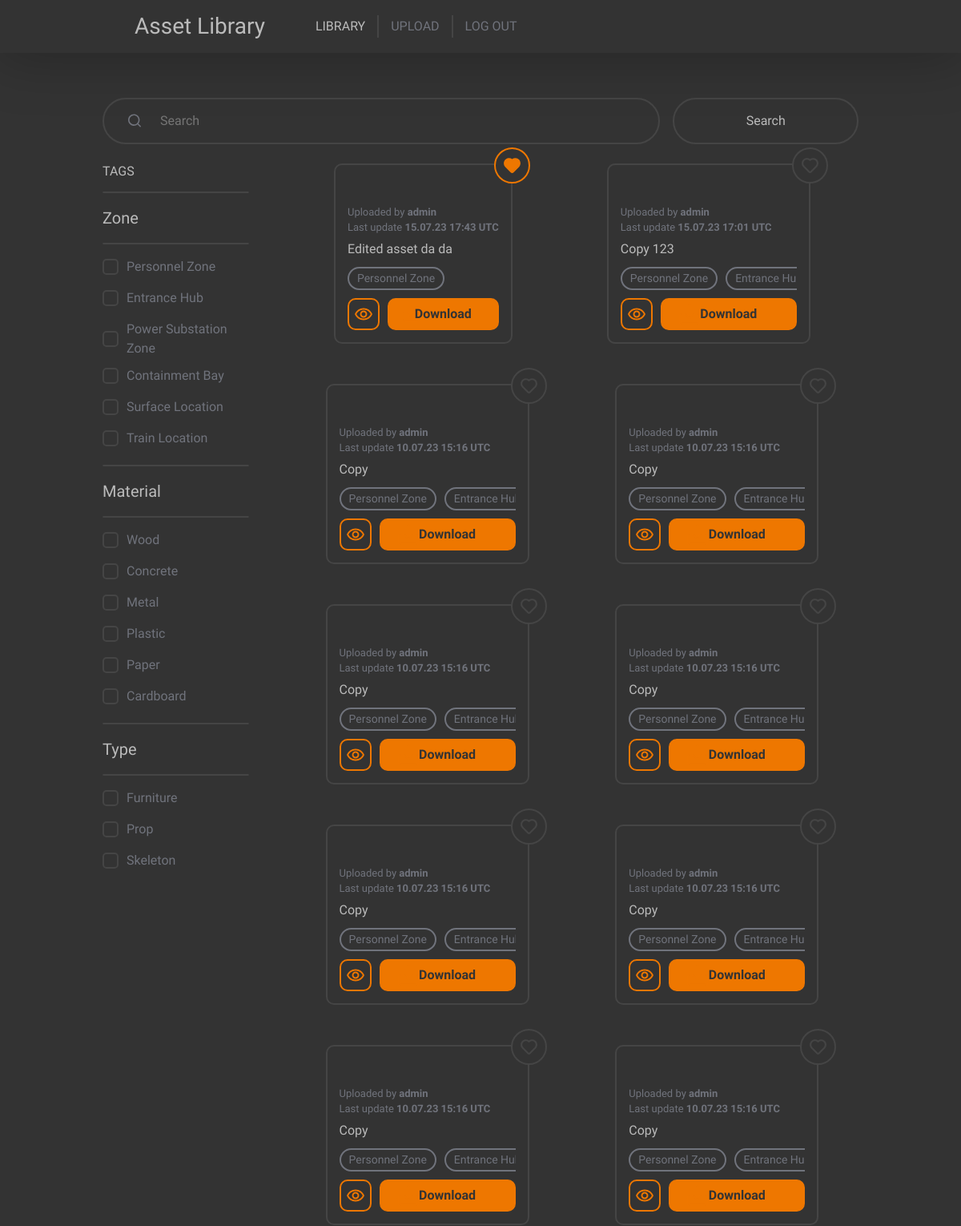
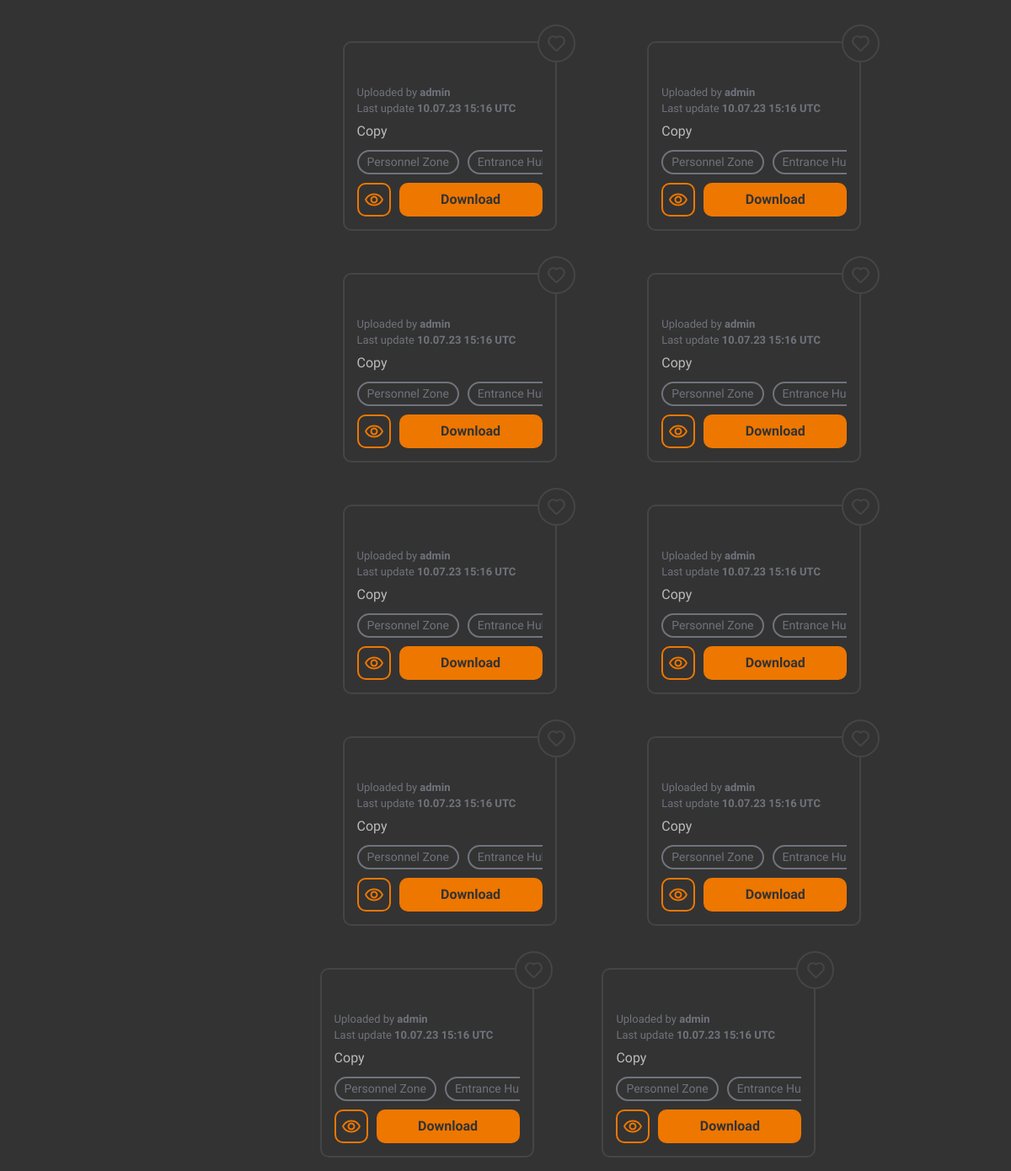
Page / (signed in) on the earlier database version (2 pictures, top to bottom).
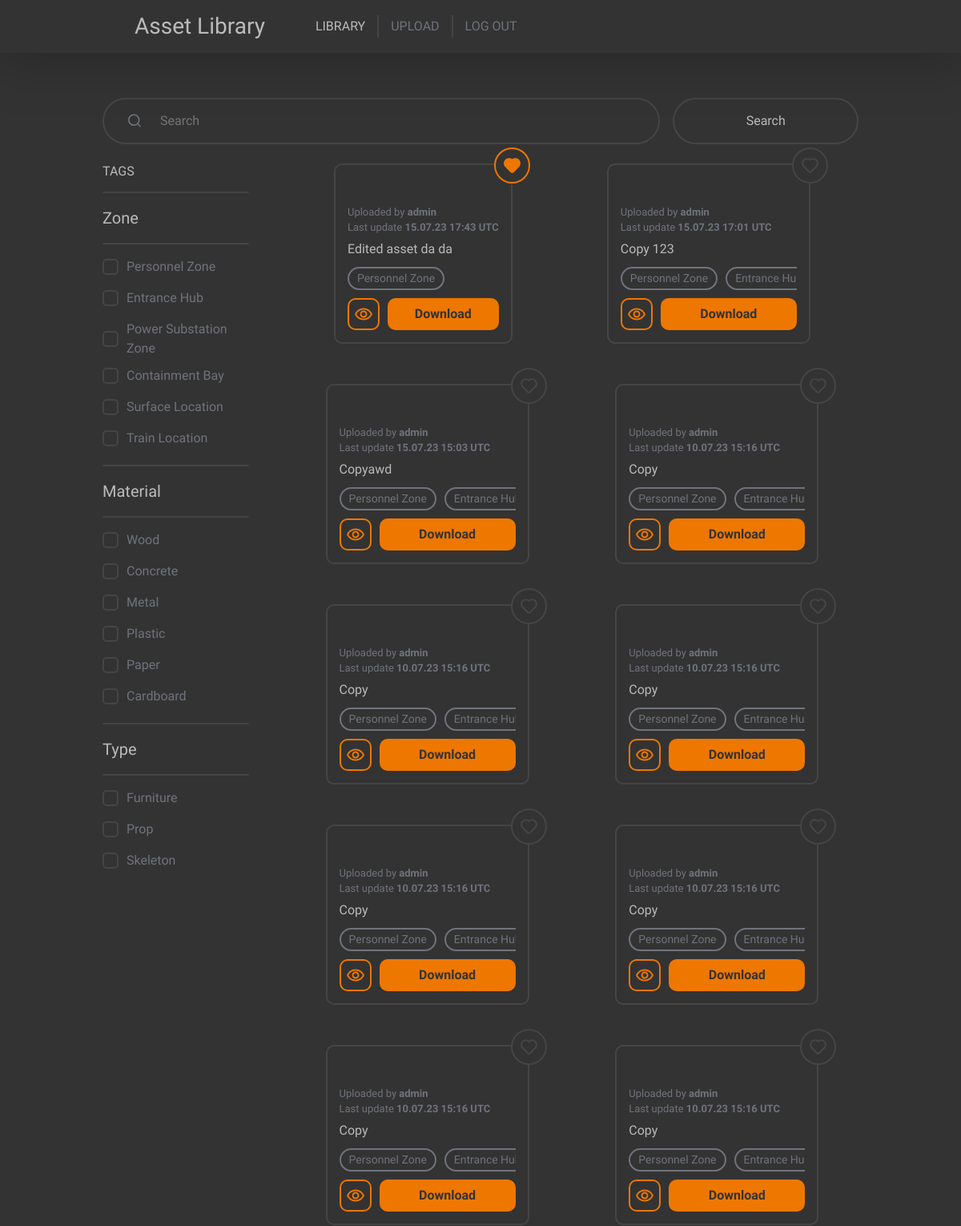
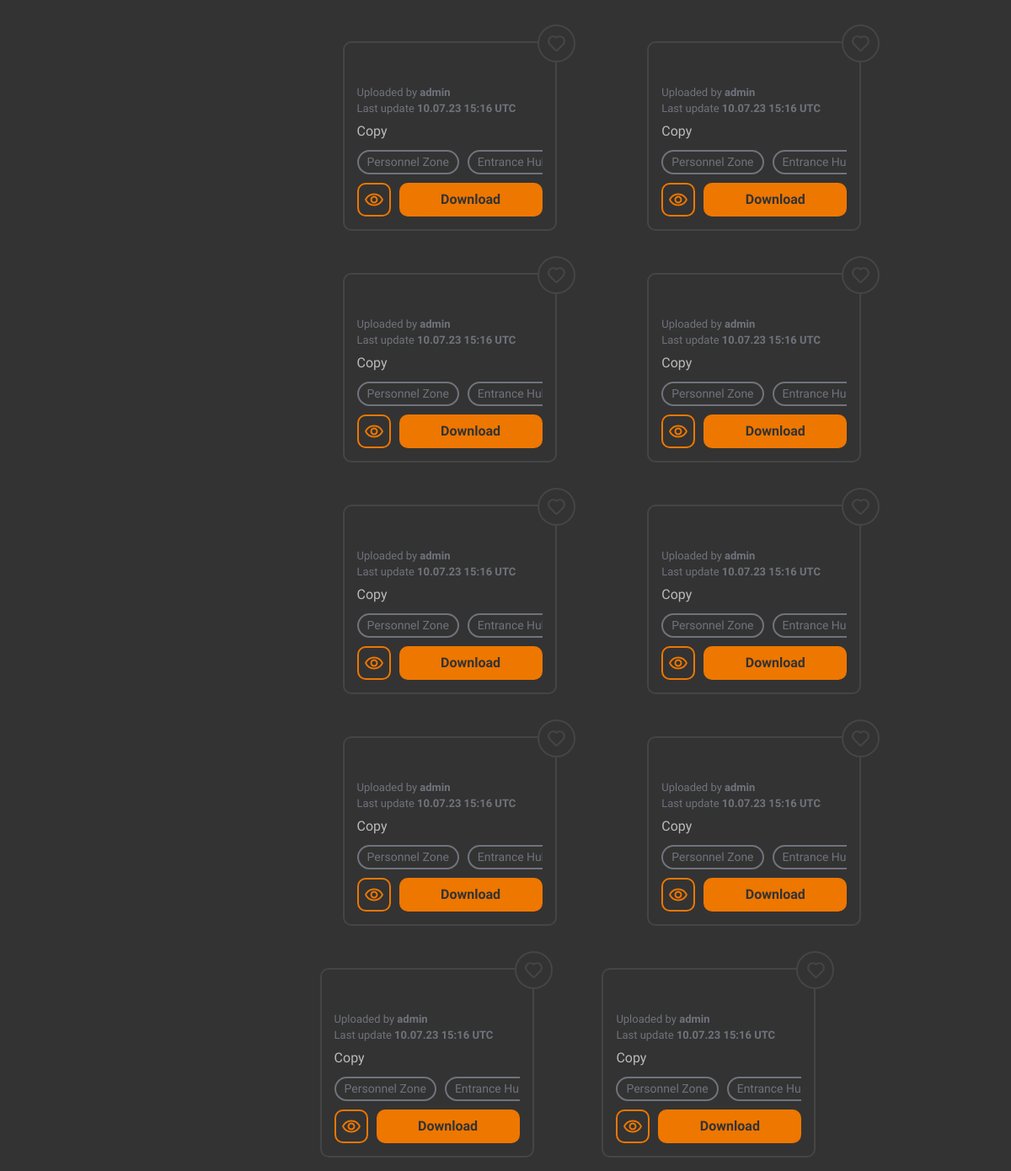
Same page on the later database version (2 pictures, top to bottom).
### content/models.py (models this page shows, shortened)
class AssetTag(models.Model):
    class Meta:
        verbose_name = "Asset Tag"
        verbose_name_plural = "Asset Tags"
    name = models.CharField(max_length=50)
    category = models.ForeignKey(AssetTagCategory, on_delete=models.CASCADE)
    def get_named_list(self):
        return "{}-{}".format(self.name.lower().replace(' ', '-'), self.pk)

class AssetTagCategory(models.Model):
    class Meta:
        verbose_name = "Asset Category"
        verbose_name_plural = "Asset Categories"
    name = models.CharField(max_length=50)
    order = models.SmallIntegerField(unique=True)
    @staticmethod
    def get_dictionary():
        filters = dict()
        for categories in AssetTagCategory.objects.all():
            filters[categories.name] = list(AssetTag.objects.filter(category_id=categories))
        return filters

class Asset(models.Model):
    class Meta:
        verbose_name = "Asset"
        verbose_name_plural = "Assets"
        permissions = [
            ("see_own", "Can see own added assets"),
            ("see_others", "Can see others added assets"),
            ("edit_own", "Can edit own assets"),
            ("edit_others", "Can edit others assets"),
            ("delete_own", "Can delete own assets"),
            ("delete_others", "Can delete others assets"),
            ("upload", "Can upload assets")
        ]
    def content_path(instance, filename):
        print(instance)
        return 'meshes/{0}/{1}'.format(instance.id, filename)
    name = models.TextField()
    description = models.TextField()
    author = models.ForeignKey(User, on_delete=models.SET_NULL, null=True)
    last_update = models.DateTimeField(default=datetime.now, blank=True)
    blender_mesh = models.FileField(upload_to=content_path, null=True)
    fbx_mesh = models.FileField(upload_to=content_path, null=True)
    preview_mesh = models.FileField(upload_to=content_path, null=True)
    textures = models.ManyToManyField(Texture)
    tags = models.ManyToManyField(AssetTag)
    favorites = models.ManyToManyField(User, related_name="users_favorites")
    def delete(self, *args, **kwargs):
        self.blender_mesh.delete()
        self.fbx_mesh.delete()
        self.preview_mesh.delete()
        os.rmdir(os.path.abspath(os.path.join(settings.MEDIA_ROOT, 'meshes', str(self.pk))))
        for texture in self.textures.all():
            texture.delete()
        return super().delete(args, kwargs)

### main/views.py (the view, shortened to what this page needs)
# urls.py: path('', views.library_view, name='library'),
@login_required(login_url='/auth/', redirect_field_name=None)
def library_view(request: HttpRequest):
    assets = Asset.objects.none()
    if request.user.has_perm("content.see_own"):
        assets = Asset.objects.filter(author = request.user.pk)
    if request.user.has_perm("content.see_others"):
        assets = Asset.objects.all()
    assets = assets.annotate(order=Case(When(favorites__pk=request.user.pk, then=Value(0)), default=Value(1), output_field=IntegerField(),)).order_by("order", "-last_update")
    context = { 'filters': AssetTagCategory.get_dictionary(), 'assets': assets[:ASSETS_PER_PAGE] }
    if (len(assets) > ASSETS_PER_PAGE):
        context['lazy_page'] = 2
    return render(request, "main/index.html", context)

### main/templates/main/index.html (shortened to what this page needs)
<!DOCTYPE html>
<html>
    <head>
        <link href="https://cdn.jsdelivr.net/npm/bootstrap@5.2.3/dist/css/bootstrap.min.css" rel="stylesheet">
        {% load static %}
        {% load tz %}
        <link href="{% static 'main/common.css' %}" rel="stylesheet">
        <link href="{% static 'main/index.css' %}" rel="stylesheet">
    </head>
    <body>
        <div class="top">
            <div class="adjusted-content mx-auto d-flex align-items-center">
                <h3 class="my-3 mx-5">Asset Library</h3>
                <div class="navigation fs-6 d-flex align-items-center">
                    <a href="{% url 'library' %}" class="active">LIBRARY</a>
                    {% if perms.content.upload %}
                    <a href="{% url 'upload' %}">UPLOAD</a>
                    {% endif %}
                    <a href="{% url 'logout' %}">LOG OUT</a>
                </div>
            </div>
        </div>
        <div class="content">
            <div class="adjusted-content mx-auto">
                <form class="search-text-and-submit d-flex mt-5" id="search">
                    <input type="text" class="text-input m-2 w-75" name="query" placeholder="Search">
                    <input type="submit" class="submit-search m-2 w-25" hx-post="/assets" hx-trigger="click" hx-target="#search-result" hx-swap="innerHTML" value="Search">
                </form>
                <div class="search-bottom d-flex my-3">
                    <div class="search-filters mx-2">
                        <h6>TAGS</h6>
                        {% for category, tags in filters.items %}
                            <ul>
                                <hr>
                                <li>{{ category }}</li>
                                <hr>
                                {% for tag in tags %}
                                    <li><input type="checkbox" form="search" name="tags[]" value="{{tag.pk}}" id="{{tag.get_named_list}}"> <label for="{{tag.get_named_list}}">{{tag.name}}</label></li>
                                {% endfor %}
                            </ul>
                        {% endfor%}
                    </div>
                    <div id="search-result" class="search-result d-flex flex-row flex-wrap justify-content-evenly align-items-start">
                        {% for asset in assets %}
                        <div class="search-result-card">
                            <div class="favorite-container">
                                <label class="favorite-label">
                                </label>
                            </div>
                            <p class="card-author">Uploaded by <b>{{ asset.author }}</b></p>
                            <p class="card-date">Last update <b>{{ asset.last_update|date:"d.m.y H:i" }} UTC</b></p>
                            <p class="card-model-name">{{ asset.name }}</p>
                            <div class="card-model-tags d-flex flex-nowrap text-nowrap">
                                {% for tag in asset.tags.all %}
                                    <div>{{ tag.name }}</div>
                                {% endfor %}
                            </div>
                            <div class="card-links">
                                <a href="{% url 'asset_view' asset.pk %}" class="card-link"></a>
                                <a href="{% url 'download_asset' asset.pk %}" download class="card-download">Download</a>
                            </div>
                        </div>
                        {% endfor %}
                    </div>
                </div>
            </div>
        </div>
    </body>
</html>

Differences in the rows shown:
no longer on this page (row unchanged): Asset: author "admin", last_update "10.07.23 15:16", name "Copy", AssetTag (name "Personnel Zone"), AssetTag (name "Entrance…")
now on this page (row edited): Asset: author "admin", last_update "15.07.23 15:03", name "Copyawd", AssetTag (name "Personnel Zone"), AssetTag (name "Entrance…")
